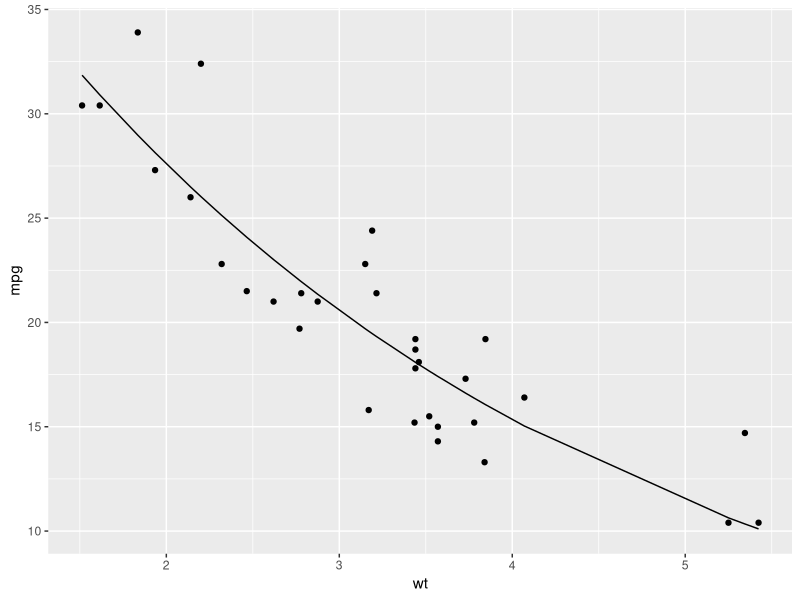

R code for this plot:
# r2py crawler metadata
# package: broom
# source_type: rd_example
# topic: augment.nlrq.Rd
# source_file: C:\Users\bened\AppData\Local\R\win-library\4.5\broom\help
# lines: 22

suppressPackageStartupMessages(library(broom))
if (rlang::is_installed("ggplot2")) withAutoprint({ # examplesIf

# fit model
n <- nls(mpg ~ k * e^wt, data = mtcars, start = list(k = 1, e = 2))

# summarize model fit with tidiers + visualization
tidy(n)
augment(n)
glance(n)

library(ggplot2)

ggplot(augment(n), aes(wt, mpg)) +
  geom_point() +
  geom_line(aes(y = .fitted))

newdata <- head(mtcars)
newdata$wt <- newdata$wt + 1

augment(n, newdata = newdata)
}) # examplesIf
